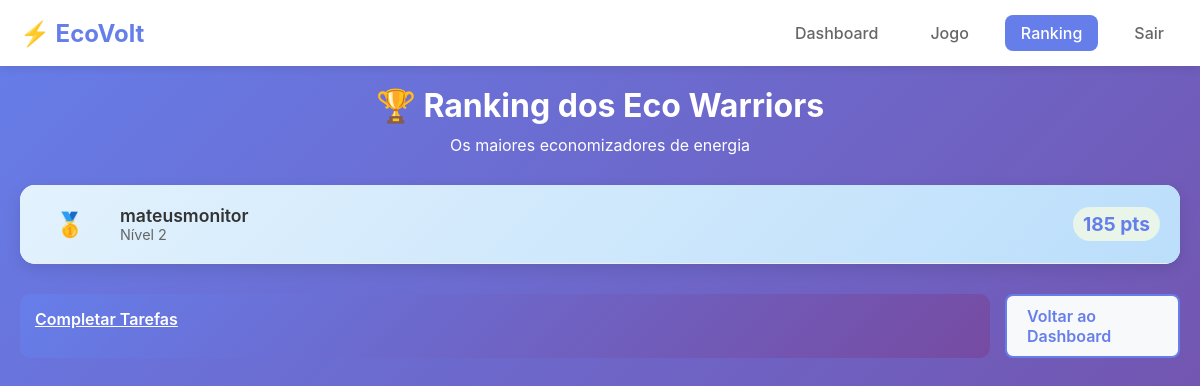
/?action=ranking (signed in), run on the app's committed database.
### tables this page shows
CREATE TABLE users (
                id INTEGER PRIMARY KEY AUTOINCREMENT,
                username TEXT UNIQUE NOT NULL,
                password TEXT NOT NULL,
                points INTEGER DEFAULT 0,
                level INTEGER DEFAULT 1,
                created_at DATETIME DEFAULT CURRENT_TIMESTAMP
            );

### app/controllers/GameController.php (called while the page is built, shortened)
<?php
require_once 'app/services/GameService.php';
class GameController {
    private $gameService;
    public function __construct() {
        $this->gameService = new GameService();
    }
    public function ranking() {
        $ranking = $this->gameService->getRanking();
        include 'app/views/game/ranking.php';
    }
}
?>

### app/models/Database.php (called while the page is built, shortened)
<?php
class Database {
    private $pdo;
    public function __construct() {
        $this->pdo = new PDO('sqlite:database/ecovolt.db');
        $this->pdo->setAttribute(PDO::ATTR_ERRMODE, PDO::ERRMODE_EXCEPTION);
        $this->insertSampleData();
    }
    public function getConnection() {
        return $this->pdo;
    }
    private function createTables() {
        $this->pdo->exec("
            CREATE TABLE IF NOT EXISTS users (
                id INTEGER PRIMARY KEY AUTOINCREMENT,
                username TEXT UNIQUE NOT NULL,
                password TEXT NOT NULL,
                points INTEGER DEFAULT 0,
                level INTEGER DEFAULT 1,
                created_at DATETIME DEFAULT CURRENT_TIMESTAMP
            )
        ");
        $this->pdo->exec("
            CREATE TABLE IF NOT EXISTS tasks (
                id INTEGER PRIMARY KEY AUTOINCREMENT,
                title TEXT NOT NULL,
                points INTEGER NOT NULL,
                description TEXT
            )
        ");
        $this->pdo->exec("
            CREATE TABLE IF NOT EXISTS user_tasks (
                id INTEGER PRIMARY KEY AUTOINCREMENT,
                user_id INTEGER,
                task_id INTEGER,
                completed_at DATETIME DEFAULT CURRENT_TIMESTAMP,
                FOREIGN KEY (user_id) REFERENCES users(id),
                FOREIGN KEY (task_id) REFERENCES tasks(id)
            )
        ");
        $this->pdo->exec("
            CREATE TABLE IF NOT EXISTS badges (
                id INTEGER PRIMARY KEY AUTOINCREMENT,
                name TEXT NOT NULL,
                description TEXT,
                points_required INTEGER NOT NULL
            )
        ");
        $this->pdo->exec("
            CREATE TABLE IF NOT EXISTS user_badges (
                id INTEGER PRIMARY KEY AUTOINCREMENT,
                user_id INTEGER,
                badge_id INTEGER,
                earned_at DATETIME DEFAULT CURRENT_TIMESTAMP,
                FOREIGN KEY (user_id) REFERENCES users(id),
                FOREIGN KEY (badge_id) REFERENCES badges(id)
            )
        ");
    }
    private function insertSampleData() {
        $stmt = $this->pdo->prepare("SELECT COUNT(*) FROM tasks");
        $stmt->execute();
        $stmt = $this->pdo->prepare("SELECT COUNT(*) FROM badges");
        $stmt->execute();
    }
}
?>

### app/repositories/UserRepository.php (called while the page is built, shortened)
<?php
require_once 'app/models/Database.php';
class UserRepository {
    private $db;
    public function __construct() {
        $this->db = new Database();
    }
    public function getTopUsers($limit = 10) {
        $stmt = $this->db->getConnection()->prepare("SELECT username, points, level FROM users ORDER BY points DESC LIMIT ?");
        $stmt->execute([$limit]);
        return $stmt->fetchAll(PDO::FETCH_ASSOC);
    }
}
?>

### app/services/GameService.php (called while the page is built, shortened)
<?php
require_once 'app/repositories/UserRepository.php';
class GameService {
    private $userRepository;
    public function __construct() {
        $this->userRepository = new UserRepository();
    }
    public function getRanking() {
        return $this->userRepository->getTopUsers(10);
    }
}
?>

### app/views/game/ranking.php (the view, shortened to what this page needs)
<!DOCTYPE html>
<html lang="pt-BR">
<head>
    <link rel="stylesheet" href="public/css/style.css">
</head>
<body>
    <nav class="navbar">
        <div class="nav-brand">⚡ EcoVolt</div>
        <div class="nav-menu">
            <a href="?action=dashboard">Dashboard</a>
            <a href="?action=game">Jogo</a>
            <a href="?action=ranking" class="active">Ranking</a>
            <a href="?action=logout">Sair</a>
        </div>
    </nav>
    <div class="container">
        <div class="ranking-header">
            <h2>🏆 Ranking dos Eco Warriors</h2>
            <p>Os maiores economizadores de energia</p>
        </div>
        <div class="ranking-list">
            <?php foreach ($ranking as $index => $player): ?>
                <div class="ranking-item <?= $player['username'] === $_SESSION['username'] ? 'current-user' : '' ?>">
                    <div class="rank">
                        <?php if ($index === 0): ?>
                            🥇
                        <?php elseif ($index === 1): ?>
                            🥈
                        <?php elseif ($index === 2): ?>
                            🥉
                        <?php else: ?>
                            <?= $index + 1 ?>º
                        <?php endif; ?>
                    </div>
                    <div class="player-info">
                        <div class="username"><?= $player['username'] ?></div>
                        <div class="level">Nível <?= $player['level'] ?></div>
                    </div>
                    <div class="points"><?= $player['points'] ?> pts</div>
                </div>
            <?php endforeach; ?>
        </div>
        <div class="ranking-actions">
            <a href="?action=game" class="btn-primary">Completar Tarefas</a>
            <a href="?action=dashboard" class="btn-secondary">Voltar ao Dashboard</a>
        </div>
    </div>
</body>
</html>

### public/css/style.css (style rules this page uses)
* { margin: 0; padding: 0; box-sizing: border-box; }
body { font-family: -apple-system, BlinkMacSystemFont, 'Segoe UI', Roboto, sans-serif; background: linear-gradient(135deg, #667eea 0%, #764ba2 100%); min-height: 100vh; color: #333; }
.container { max-width: 1200px; margin: 0 auto; padding: 20px; }
.btn-primary { width: 100%; padding: 15px; background: linear-gradient(135deg, #667eea, #764ba2); color: white; border: none; border-radius: 10px; font-size: 16px; font-weight: 600; cursor: pointer; transition: transform 0.2s; }
.btn-secondary { padding: 10px 20px; background: #f8f9fa; color: #667eea; border: 2px solid #667eea; border-radius: 8px; text-decoration: none; font-weight: 600; transition: all 0.3s; }
.navbar { background: white; padding: 15px 0; box-shadow: 0 2px 10px rgba(0,0,0,0.1); display: flex; justify-content: space-between; align-items: center; padding: 15px 20px; }
.nav-brand { font-size: 1.5rem; font-weight: bold; color: #667eea; }
.nav-menu { display: flex; gap: 20px; }
.nav-menu a { text-decoration: none; color: #666; font-weight: 500; padding: 8px 16px; border-radius: 8px; transition: all 0.3s; }
.nav-menu a.active, .nav-menu a:hover { background: #667eea; color: white; }
.points { background: #e8f5e8; color: #2d5a2d; padding: 5px 10px; border-radius: 20px; font-size: 0.9rem; font-weight: 600; }
.ranking-header { text-align: center; margin-bottom: 30px; color: white; }
.ranking-header h2 { font-size: 2rem; margin-bottom: 10px; }
.ranking-list { background: white; border-radius: 15px; overflow: hidden; box-shadow: 0 5px 15px rgba(0,0,0,0.1); margin-bottom: 30px; }
.ranking-item { display: flex; align-items: center; padding: 20px; border-bottom: 1px solid #eee; transition: background 0.3s; }
.ranking-item.current-user { background: linear-gradient(135deg, #e3f2fd, #bbdefb); }
.rank { font-size: 1.5rem; font-weight: bold; width: 60px; text-align: center; }
.player-info { flex: 1; margin-left: 20px; }
.username { font-weight: 600; font-size: 1.1rem; }
.level { color: #666; font-size: 0.9rem; }
.ranking-item .points { font-size: 1.2rem; font-weight: bold; color: #667eea; }
.ranking-actions { display: flex; gap: 15px; justify-content: center; }

### data on the page
users: username "mateusmonitor", level "2", points "185"
